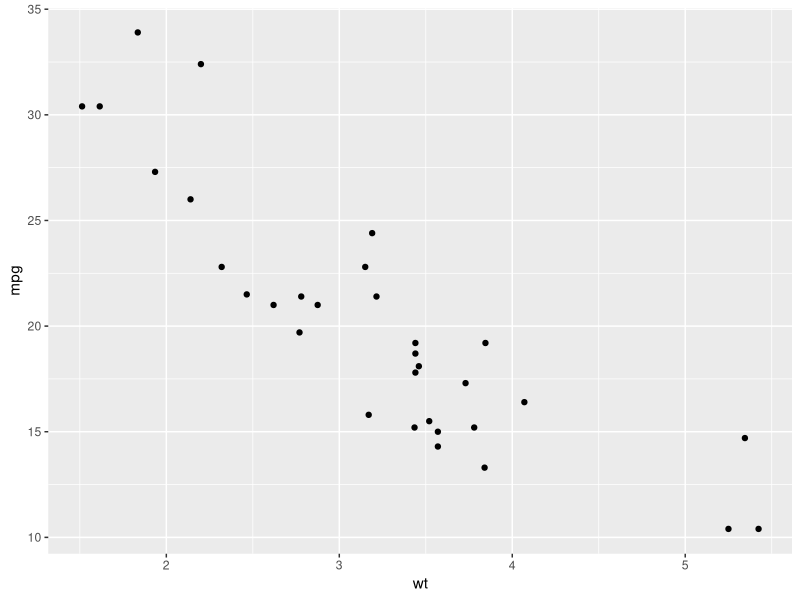
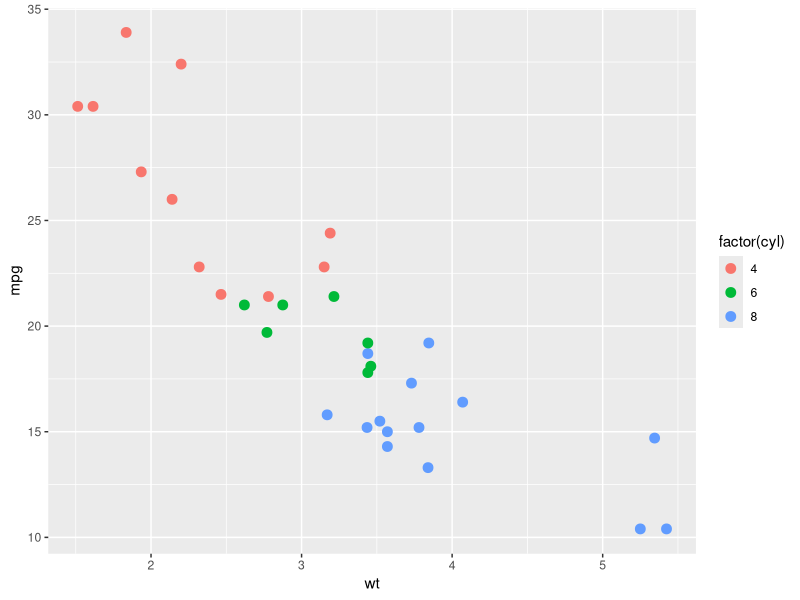
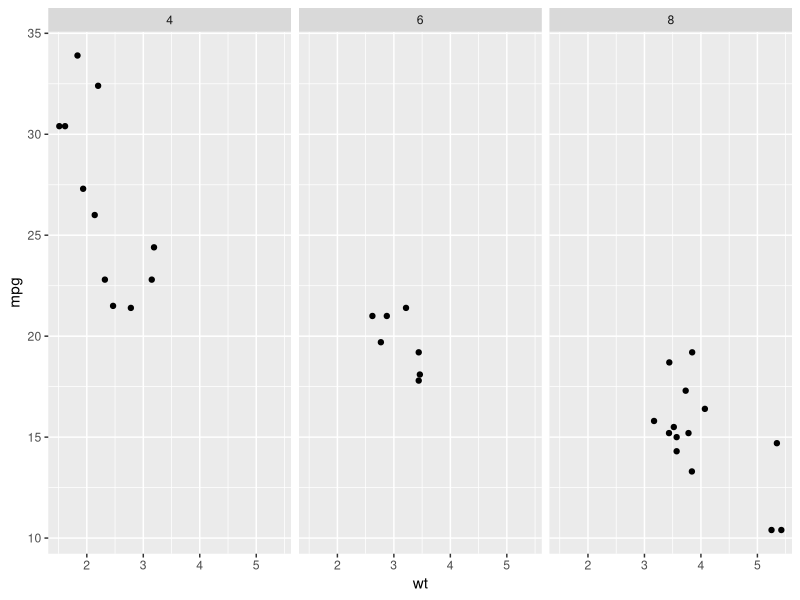
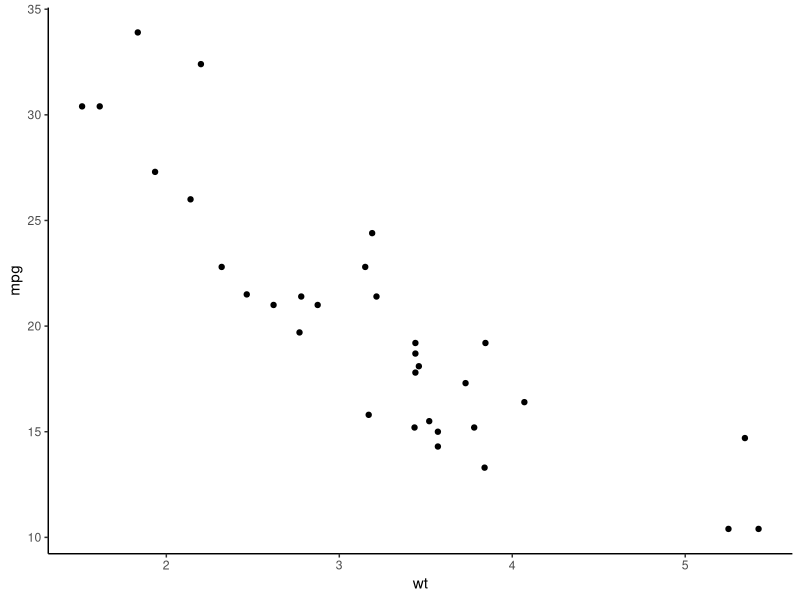
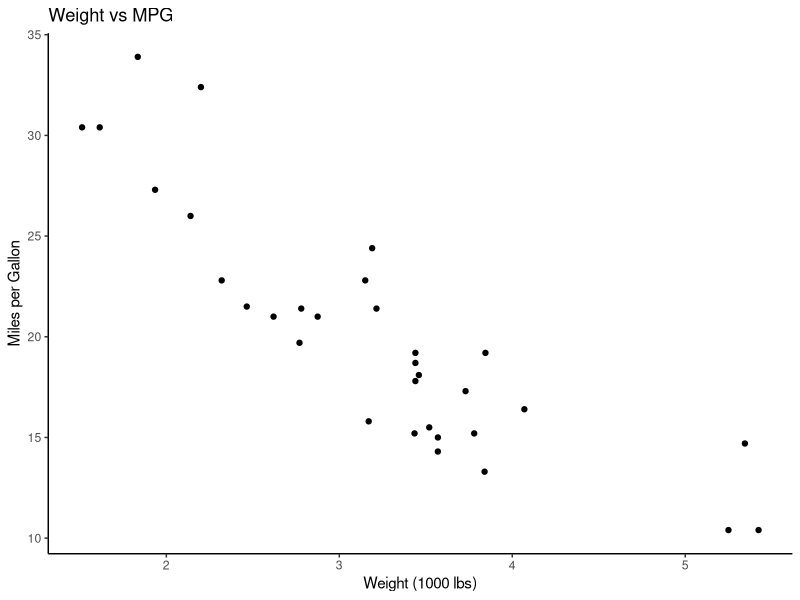

Generate these figures, in order, with R:
## ---- chunk 1
#| echo: true
library(tidyverse)

mtcars |>
  filter(mpg > 25)
## ---- chunk 2
#| echo: true
mtcars |>
  select(mpg, cyl, wt)
## ---- chunk 3
#| echo: true
mtcars |>
  mutate(kpl = mpg * 0.425) |>
  select(mpg, kpl)
## ---- chunk 4
#| echo: true
mtcars |>
  arrange(desc(mpg)) |>
  head(3)
## ---- chunk 5
#| echo: true
mtcars |>
  group_by(cyl) |>
  summarize(
    mean_mpg = mean(mpg),
    n = n()
  )
## ---- chunk 6
#| echo: true
mtcars |>
  filter(hp > 100) |>
  group_by(cyl) |>
  summarize(mean_mpg = mean(mpg)) |>
  arrange(desc(mean_mpg))
## ---- chunk 7
#| echo: true
#| output-location: column
ggplot(mtcars, aes(x = wt, y = mpg)) +
  geom_point()
## ---- chunk 8
#| echo: true
#| output-location: column
ggplot(mtcars, aes(x = wt, y = mpg,
                   color = factor(cyl))) +
  geom_point(size = 3)
## ---- chunk 9
#| echo: true
#| fig-width: 10
ggplot(mtcars, aes(x = wt, y = mpg)) +
  geom_point() +
  facet_wrap(~cyl)
## ---- chunk 10
#| echo: true
#| output-location: column
ggplot(mtcars, aes(x = wt, y = mpg)) +
  geom_point() +
  theme_classic()
## ---- chunk 11
#| echo: true
#| output-location: column
ggplot(mtcars, aes(x = wt, y = mpg)) +
  geom_point() +
  labs(
    title = "Weight vs MPG",
    x = "Weight (1000 lbs)",
    y = "Miles per Gallon"
  ) +
  theme_classic()
